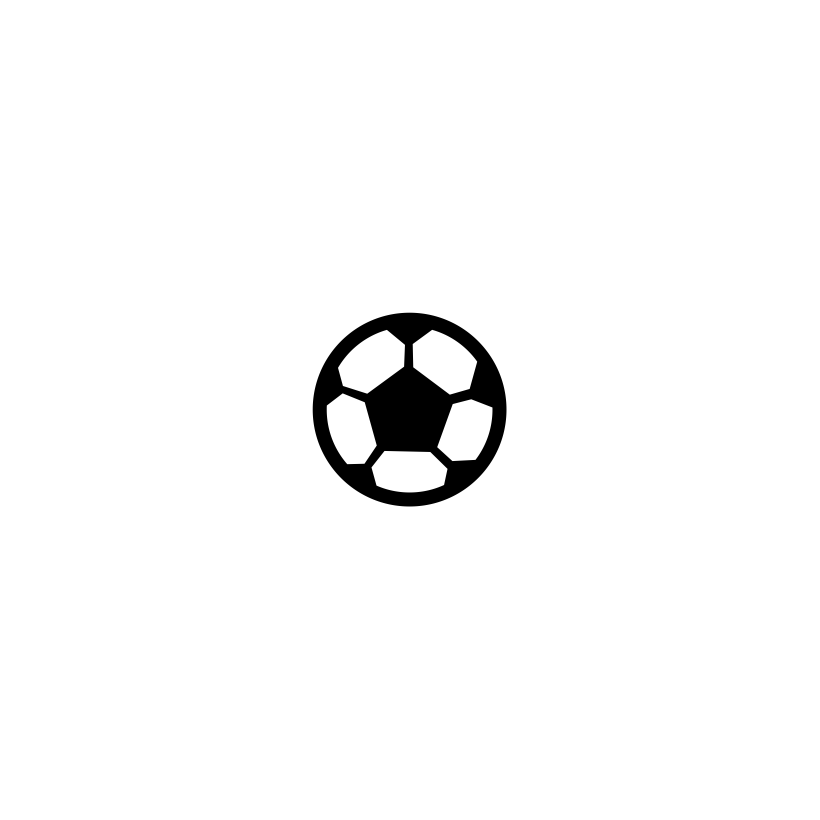
#> input picture assets/ball/ball.png, 4096 x 4096 px, found by its file name (shown at 1/5 size)
$ python build-web-assets.py
#> lines starting #> are read from the running program, lines starting #| are printed output that depends on the picture
"""Regenerate the small runtime copies in assets/web from the 4096px masters.

Usage: python3 scripts/build-web-assets.py  (requires Pillow)
"""
from PIL import Image
import os

JOBS = {
    'assets/ball/ball.png': ('assets/web/ball.png', 256),
    'assets/players/player.png': ('assets/web/player.png', 256),
    'assets/arrows/arrow-solid.png': ('assets/web/arrow-solid.png', 256),
    'assets/arrows/arrow-dashed.png': ('assets/web/arrow-dashed.png', 256),
    'assets/arrows/arrow-dotted.png': ('assets/web/arrow-dotted.png', 256),
    'assets/icons/line.png': ('assets/web/icon-line.png', 128),
    'assets/icons/box.png': ('assets/web/icon-box.png', 128),
    'assets/icons/circle.png': ('assets/web/icon-circle.png', 128),
    'assets/icons/bold_text.png': ('assets/web/icon-bold-text.png', 128),
    'assets/icons/light_text.png': ('assets/web/icon-light-text.png', 128),
}

os.makedirs('assets/web', exist_ok=True)
for src, (dst, size) in JOBS.items():
    im = Image.open(src).convert('RGBA')
#> im is the input picture: PIL image 4096x4096 RGBA; mean R, G, B, A 5, 5, 5, 11.2
    bbox = im.getbbox()
#> bbox = (1563, 1563, 2533, 2533)
    if bbox:
        im = im.crop(bbox)
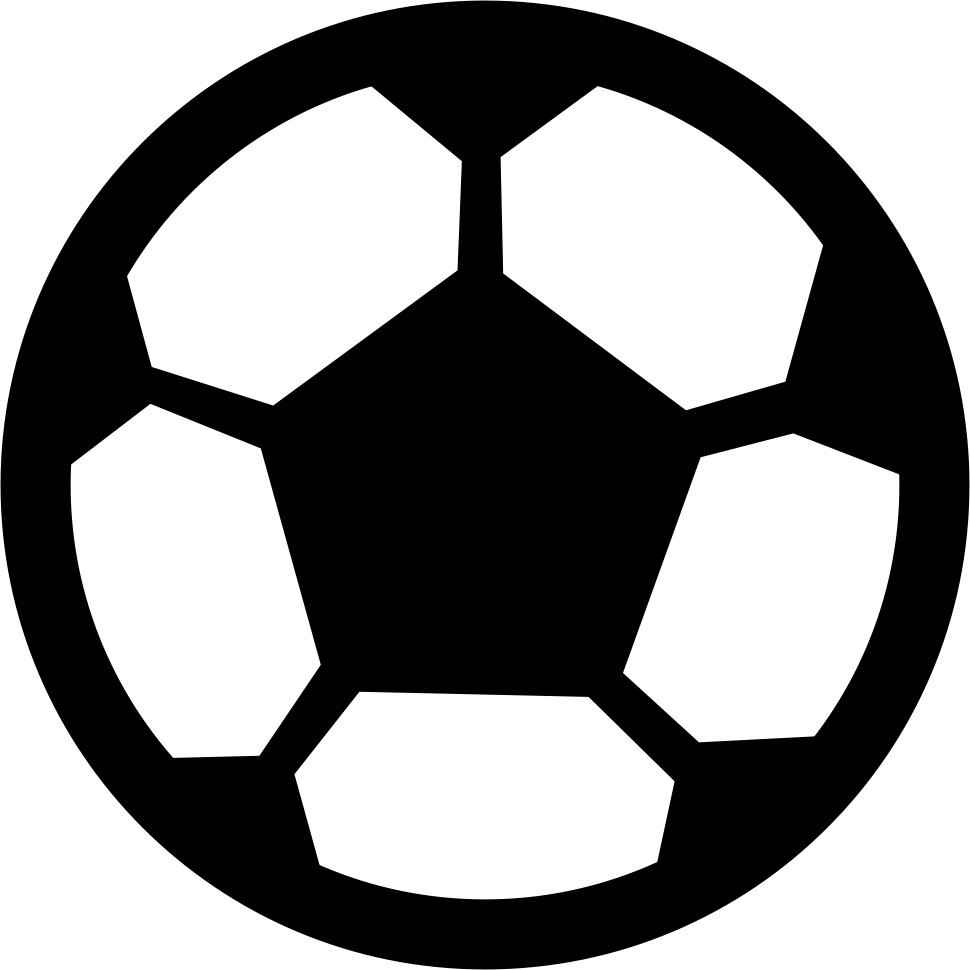
#> im: PIL image 970x970 RGBA; mean R, G, B, A 88.6, 88.6, 88.6, 199.9; transparent parts drawn white
    im.thumbnail((size, size), Image.LANCZOS)
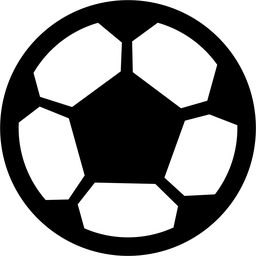
#> im: PIL image 256x256 RGBA; mean R, G, B, A 88.6, 88.6, 88.6, 199.9; transparent parts drawn white
    canvas = Image.new('RGBA', (size, size), (0, 0, 0, 0))
#> canvas: PIL image 256x256 RGBA; every value is 0
    canvas.paste(im, ((size - im.width) // 2, (size - im.height) // 2))
    canvas.save(dst, optimize=True)
    print(dst, os.path.getsize(dst) // 1024, 'kB')
#> pass 2 of the loop `for src, (dst, size) in JOBS.items():`:
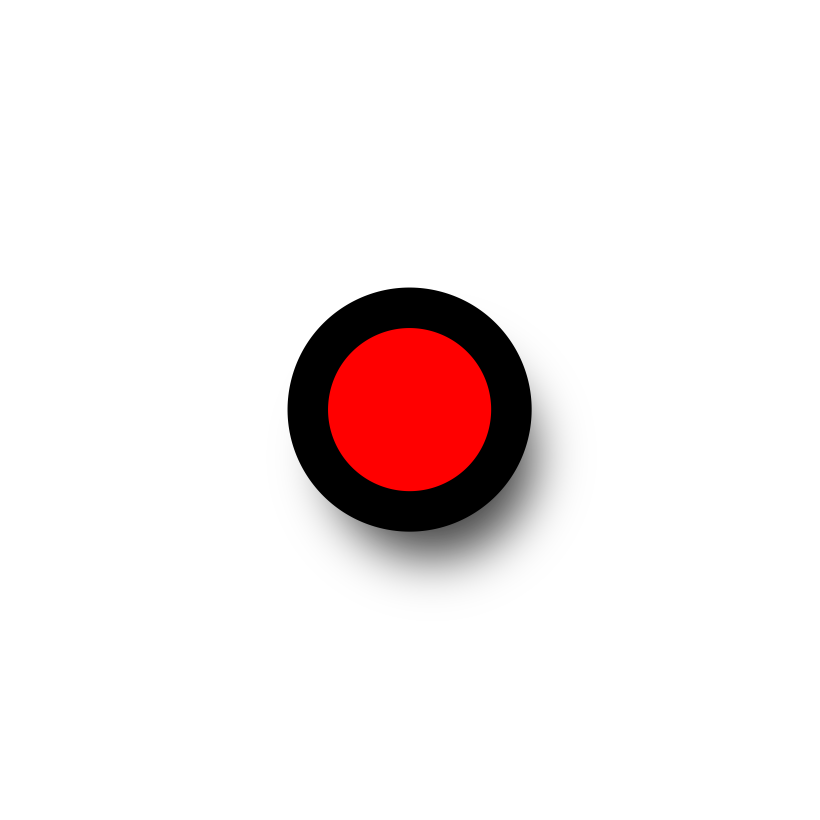
#> input picture assets/players/player.png, 4096 x 4096 px, found by its file name (shown at 1/5 size)
#> im is the input picture: PIL image 4096x4096 RGBA; mean R, G, B, A 7.9, 0, 0, 19.6
#> bbox = (1332, 1437, 2986, 3107)
#> `im = im.crop(bbox)`:
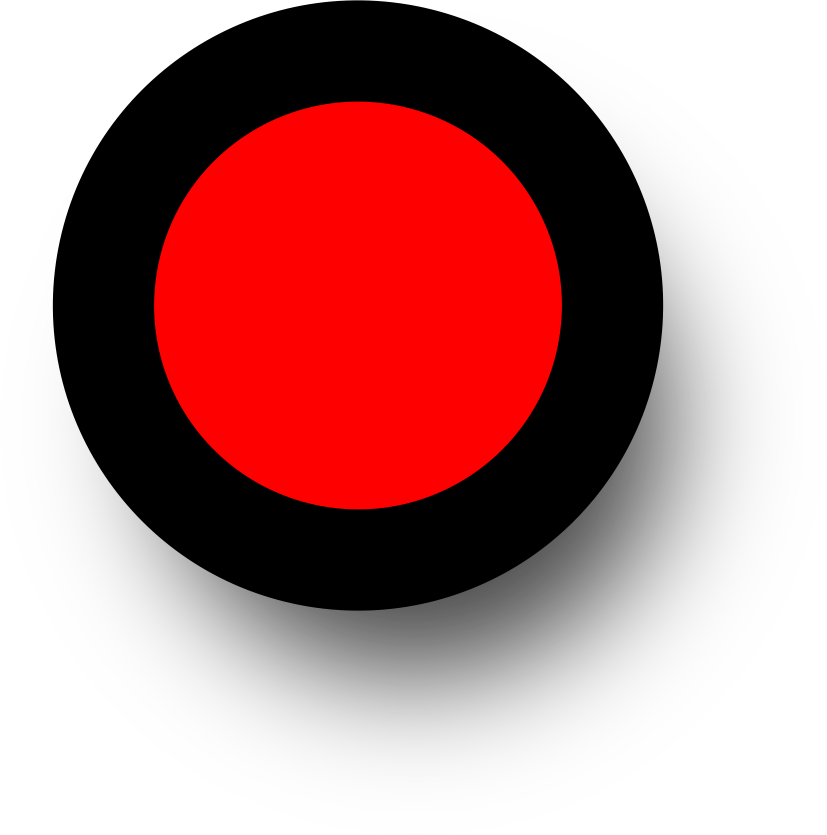
#> im: PIL image 1654x1670 RGBA (shown at 1/2 size); mean R, G, B, A 48.2, 0, 0, 119.2; transparent parts drawn white
#> `im.thumbnail((size, size), Image.LANCZOS)`:
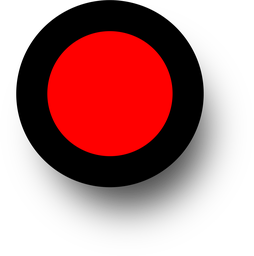
#> im: PIL image 254x256 RGBA; mean R, G, B, A 48.2, 0, 0, 119.1; transparent parts drawn white
#> pass 3 of the loop `for src, (dst, size) in JOBS.items():`:
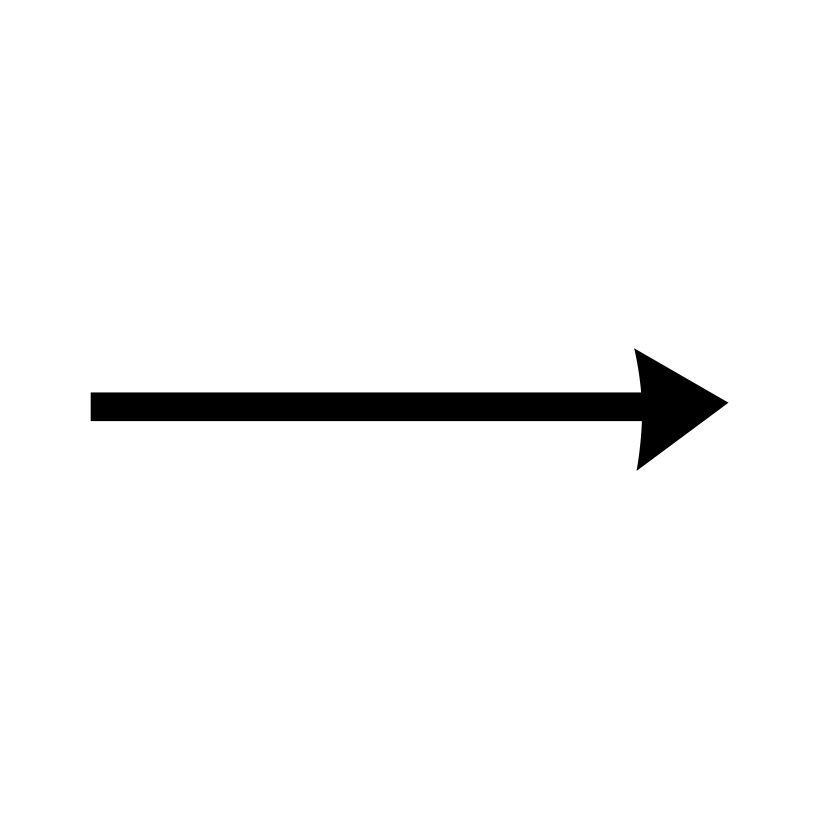
#> input picture assets/arrows/arrow-solid.png, 4096 x 4096 px, found by its file name (shown at 1/5 size)
#> im is the input picture: PIL image 4096x4096 RGBA; mean R, G, B, A 0, 0, 0, 8
#> bbox = (453, 1741, 3643, 2355)
#> `im = im.crop(bbox)`:
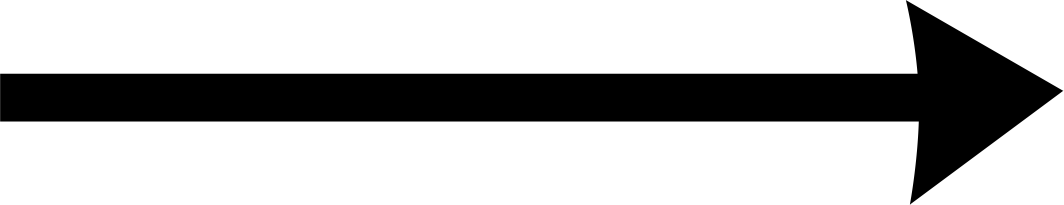
#> im: PIL image 3190x614 RGBA (shown at 1/3 size); mean R, G, B, A 0, 0, 0, 68.3; transparent parts drawn white
#> `canvas.paste(im, ((size - im.width) // 2, (size - im.height) // 2))`:
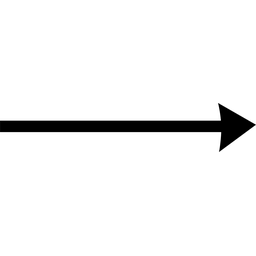
#> canvas: PIL image 256x256 RGBA; mean R, G, B, A 0, 0, 0, 13.1; transparent parts drawn white
#> (the run stopped early here; a loop or call above may not have finished)
